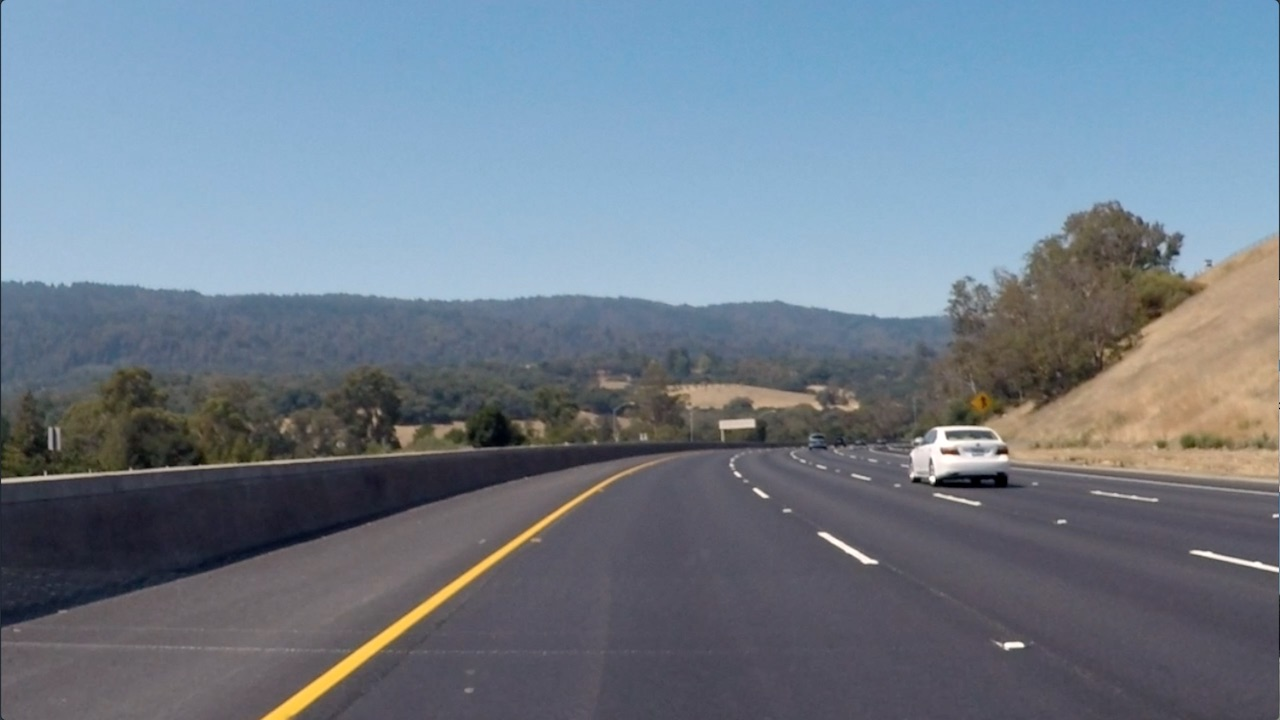
#> input picture udacity-intro-deeplearning/convolutional-neural-networks/data/curved_lane.jpg, 1280 x 720 px, found by its file name
$ jupyter execute custom_filters.ipynb   (shell and % lines are left out)
#> lines starting #> are read from the running program, lines starting #| are printed output that depends on the picture
### Setting up
Working with google colab, so I have to upload some files

[cell 1]
from google.colab import files
files.upload()
#> the answer given: curved_lane.jpg

[cell 2]
import os

os.listdir()

# Creating a Filter, Edge Detection

### Import resources and display image

[cell 3]
import matplotlib.pyplot as plt
import matplotlib.image as mpimg

import cv2
import numpy as np


# Read in the image
image = mpimg.imread('curved_lane.jpg')
#> image is the input picture: shape (720, 1280, 3); mean R, G, B 112.1, 125, 138.7

plt.imshow(image)

### Convert the image to grayscale

[cell 4]
# Convert to grayscale for filtering
gray = cv2.cvtColor(image, cv2.COLOR_RGB2GRAY)
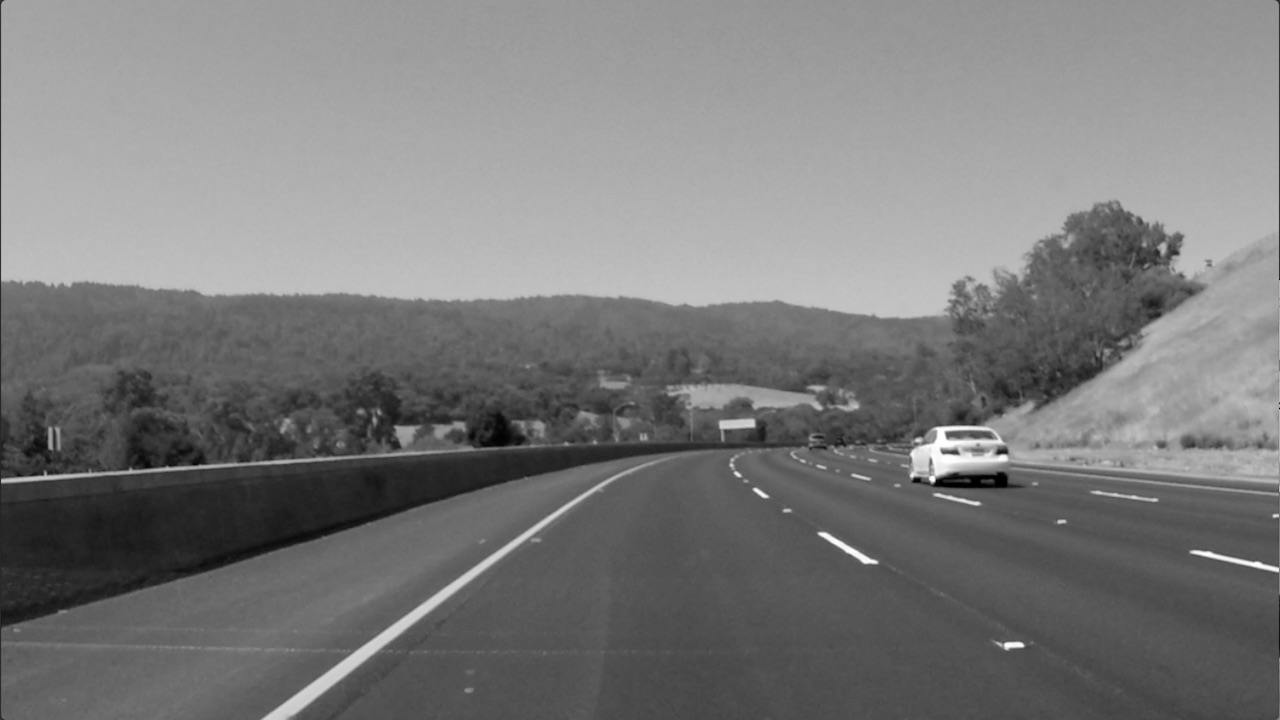
#> gray: shape (720, 1280); min 0, max 255, mean 122.7

plt.imshow(gray, cmap='gray')

### TODO: Create a custom kernel

Below, you've been given one common type of edge detection filter: a Sobel operator.

The Sobel filter is very commonly used in edge detection and in finding patterns in intensity in an image. Applying a Sobel filter to an image is a way of **taking (an approximation) of the derivative of the image** in the x or y direction, separately. The operators look as follows.

**It's up to you to create a Sobel x operator and apply it to the given image.**

For a challenge, see if you can put the image through a series of filters: first one that blurs the image (takes an average of pixels), and then one that detects the edges.

[cell 5]
# Create a custom kernel

# 3x3 array for edge detection
sobel_y = np.array([[ -1, -2, -1],
                   [ 0, 0, 0],
                   [ 1, 2, 1]])

## TODO: Create and apply a Sobel x operator
sobel_x = np.array([[-1, 0, 1],
                    [-2, 0, 2],
                    [-1, 0 ,1]])

# Filter the image using filter2D, which has inputs: (grayscale image, bit-depth, kernel)
# filtered_image = cv2.filter2D(gray, -1, sobel_y)

# plt.imshow(filtered_image, cmap='gray')

filtered_image_y = cv2.filter2D(gray, -1, sobel_y)
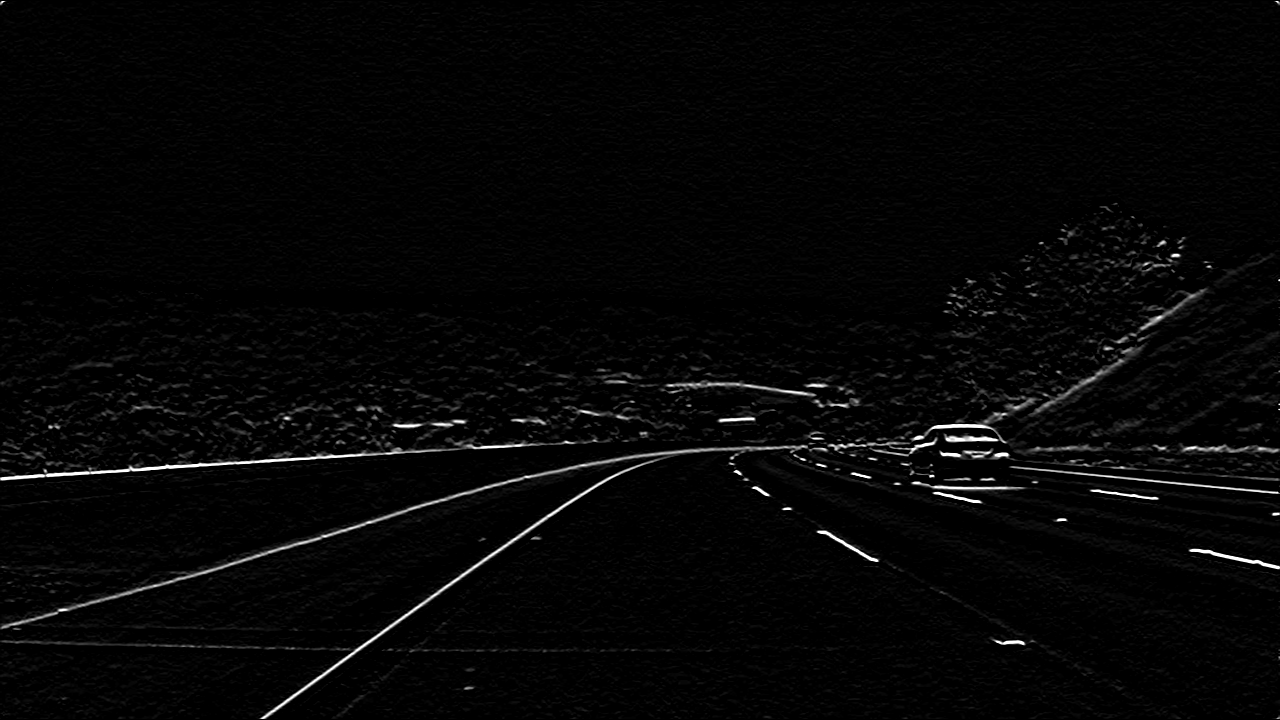
#> filtered_image_y: shape (720, 1280); min 0, max 255, mean 5.9
filtered_image_x = cv2.filter2D(gray, -1, sobel_x)

fig, axs = plt.subplots(1, 2, figsize=(12, 12))

axs[0].imshow(filtered_image_y, cmap='gray')
axs[0].set_title('Sobel Y')
axs[1].imshow(filtered_image_x, cmap='gray')
axs[1].set_title('Sobel X')

plt.show()
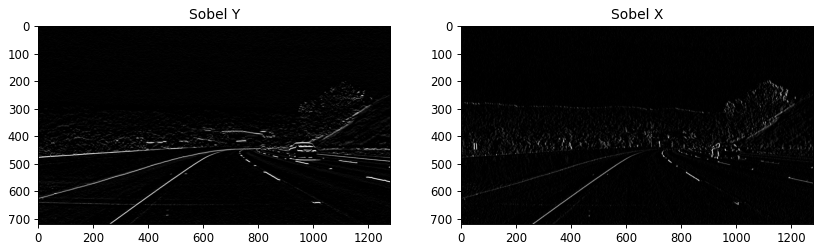
#> figure drawn by matplotlib, 2 panels

### Test out other filters!

You're encouraged to create other kinds of filters and apply them to see what happens! As an **optional exercise**, try the following:
* Create a filter with decimal value weights.
* Create a 5x5 filter
* Apply your filters to the other images in the `images` directory.

[cell 6]
filter_1 = np.array([[0, -2.5, 0],
                     [0, 5, 0],
                     [0, -2.5, 0]])

filter_2 = np.array([[0, -2, 0],
                     [-2, 8, -2],
                    [0, -2, 0]])

filter_3 = np.array([[0, -1, 0],
                     [-1, 8, -1],
                    [0, -1, 0]])

filtered_1 = cv2.filter2D(gray, -1, filter_1)
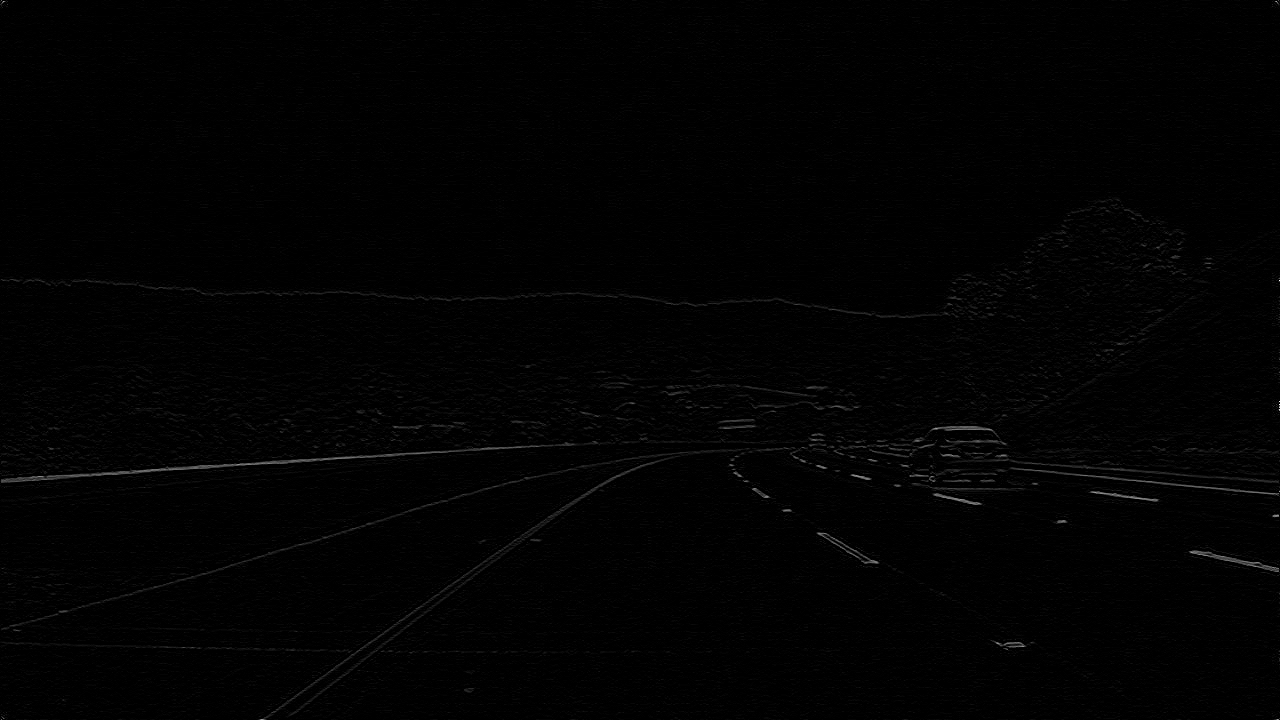
#> filtered_1: shape (720, 1280); min 0, max 255, mean 2
filtered_2 = cv2.filter2D(gray, -1, filter_2)
filtered_3 = cv2.filter2D(gray, -1, filter_3)
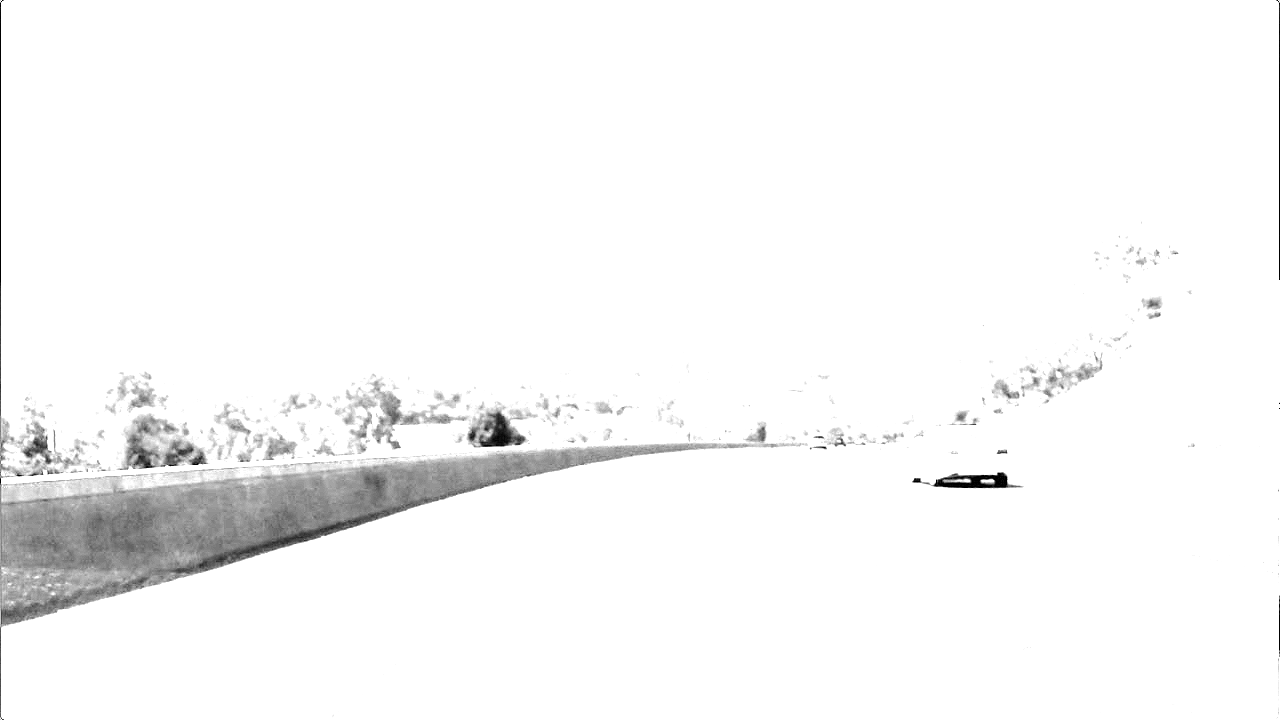
#> filtered_3: shape (720, 1280); min 0, max 255, mean 247.6


fig, axs = plt.subplots(1, 3, figsize=(12, 12))

axs[0].imshow(filtered_1, cmap='gray')
axs[0].set_title('Applying filter 1')

axs[1].imshow(filtered_2, cmap='gray')
axs[1].set_title('Applying filter 2')

axs[2].imshow(filtered_3, cmap='gray')
axs[2].set_title('Applying filter 3')

plt.show()

$ run again, with udacity-intro-deeplearning/convolutional-neural-networks/data/bridge_trees_example.jpg copied over udacity-intro-deeplearning/convolutional-neural-networks/data/curved_lane.jpg
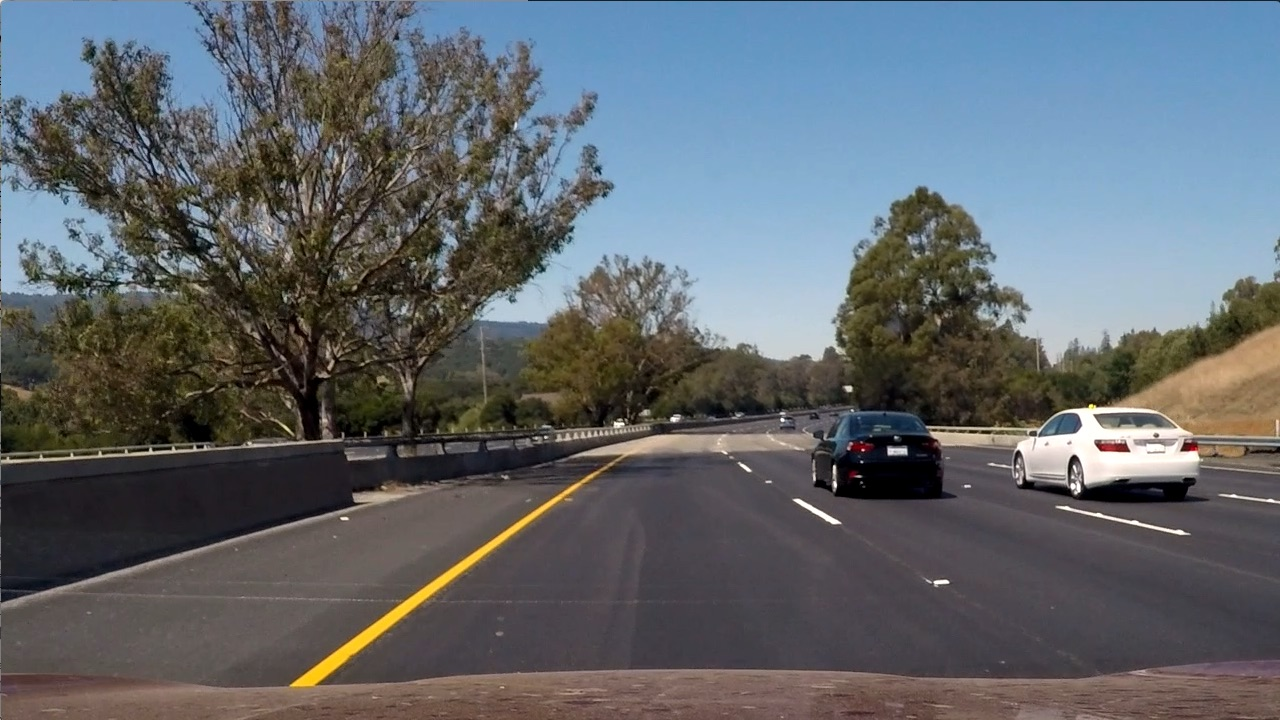
#> input picture udacity-intro-deeplearning/convolutional-neural-networks/data/bridge_trees_example.jpg, 1280 x 720 px, found by its file name
#> image is the input picture: shape (720, 1280, 3); mean R, G, B 97, 102.6, 107.9
#> `filtered_2 = cv2.filter2D(gray, -1, filter_2)`:
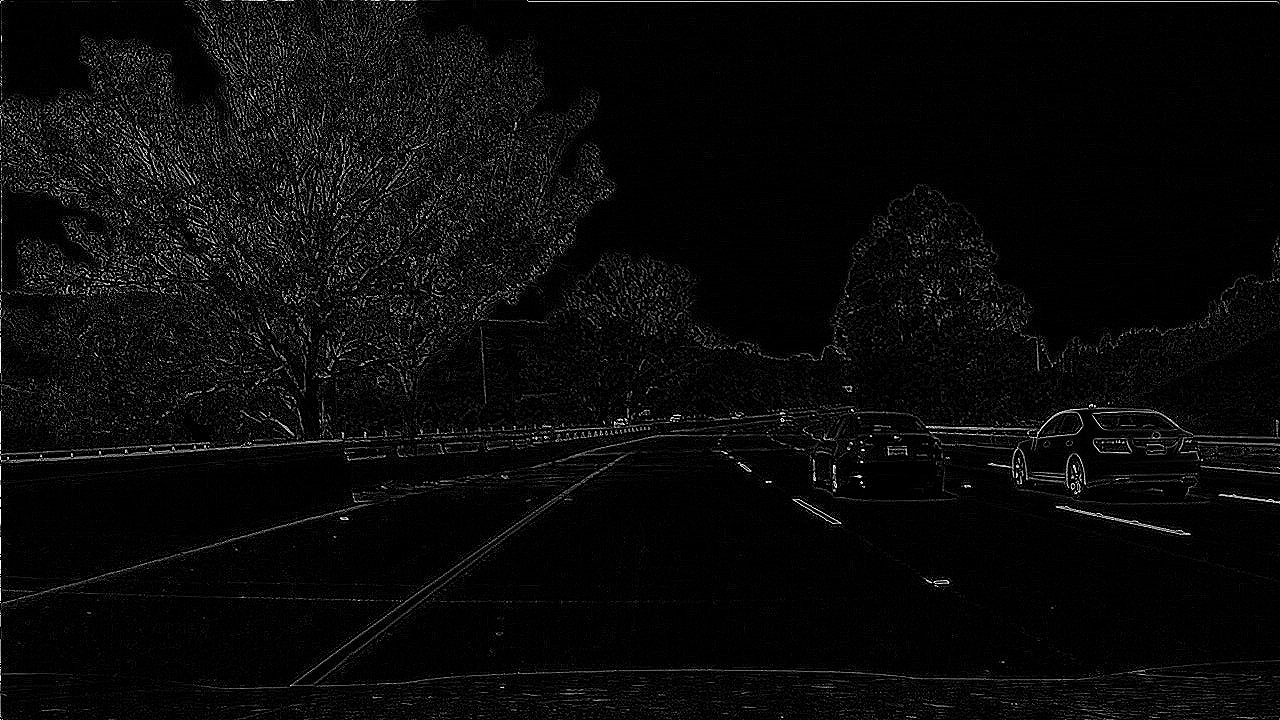
#> filtered_2: shape (720, 1280); min 0, max 255, mean 10.5
#> `filtered_3 = cv2.filter2D(gray, -1, filter_3)`:
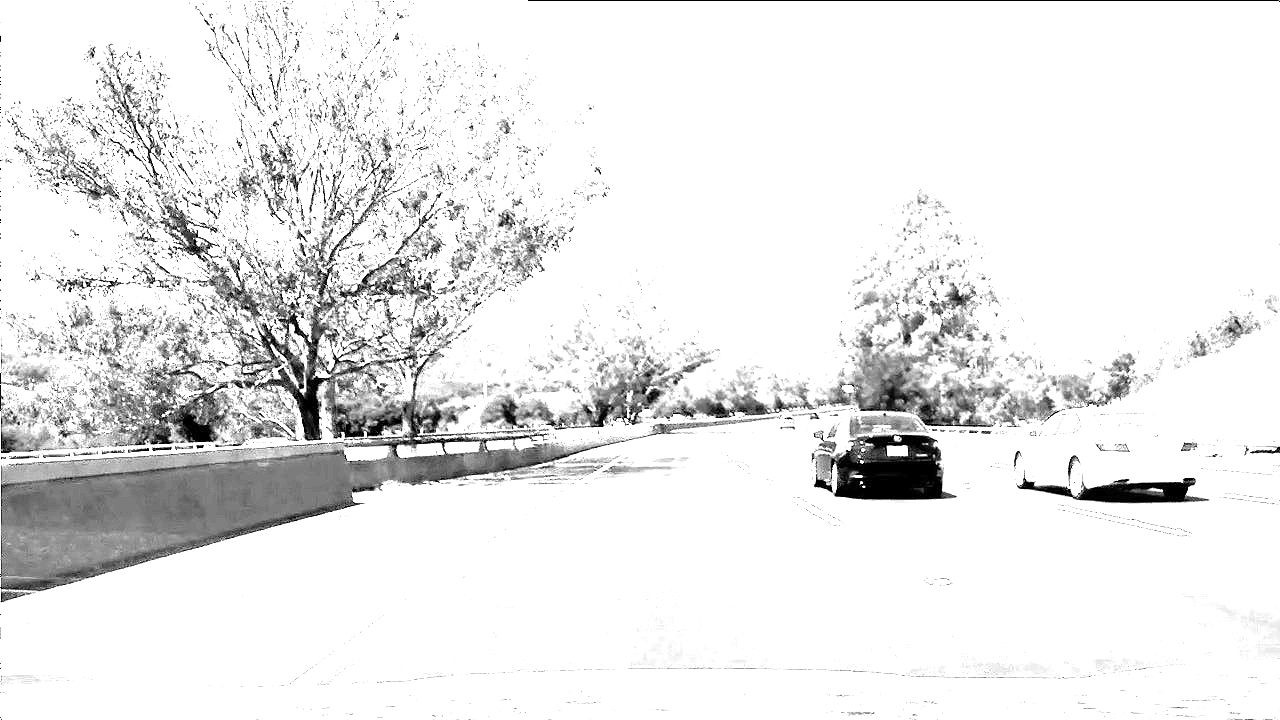
#> filtered_3: shape (720, 1280); min 0, max 255, mean 233

$ run again, with udacity-intro-deeplearning/convolutional-neural-networks/data/white_lines.jpg copied over udacity-intro-deeplearning/convolutional-neural-networks/data/curved_lane.jpg
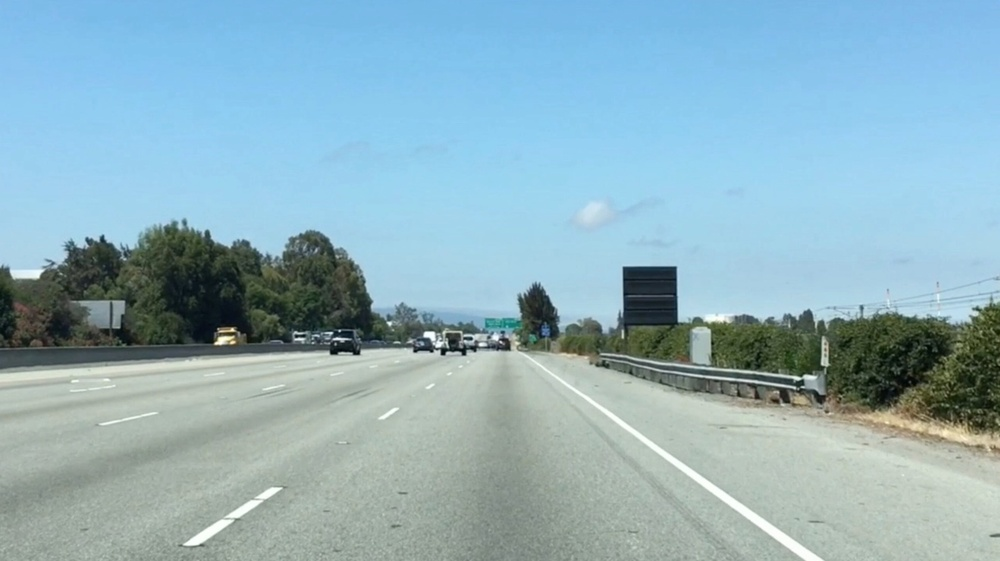
#> input picture udacity-intro-deeplearning/convolutional-neural-networks/data/white_lines.jpg, 1000 x 561 px, shrunk from 2436 x 1366 before the run, found by its file name
#> image is the input picture: shape (561, 1000, 3); mean R, G, B 143.6, 177.1, 188.4
#> `filtered_1 = cv2.filter2D(gray, -1, filter_1)`:
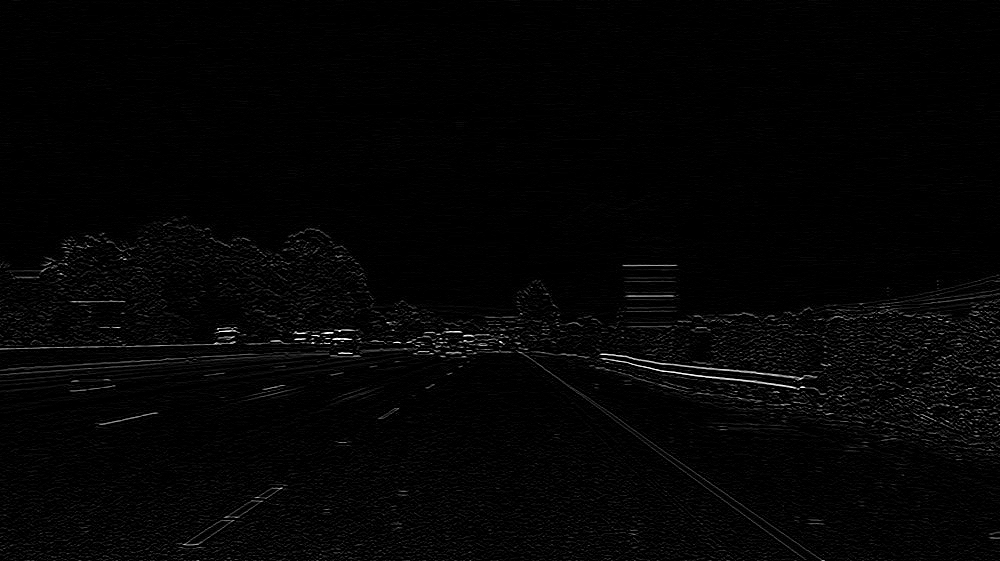
#> filtered_1: shape (561, 1000); min 0, max 255, mean 4.4
#> `filtered_3 = cv2.filter2D(gray, -1, filter_3)`:
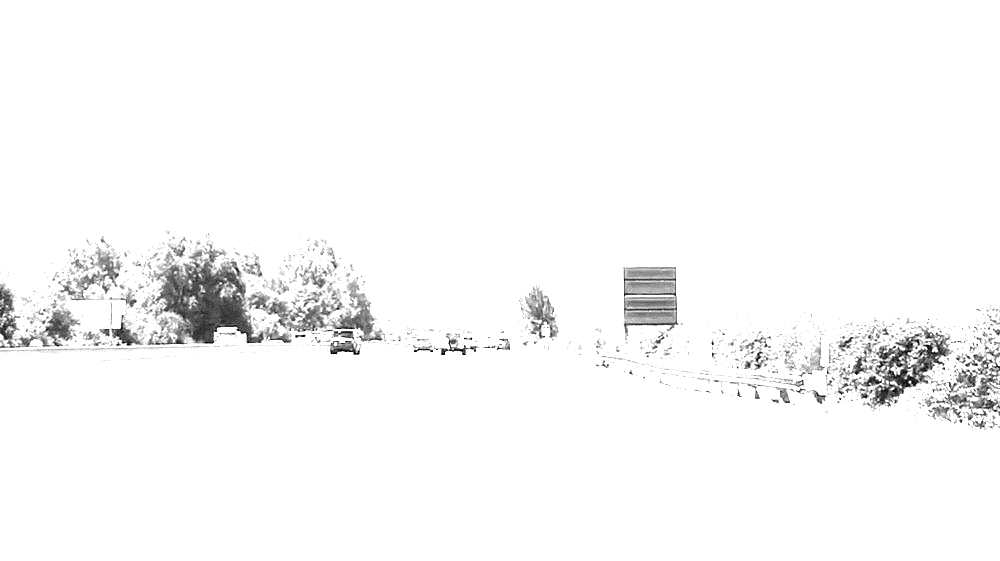
#> filtered_3: shape (561, 1000); min 0, max 255, mean 248.4
